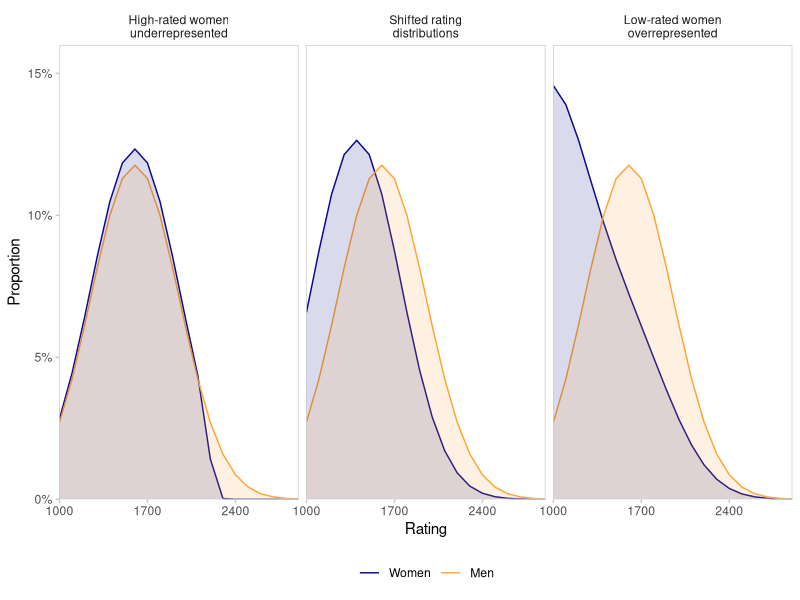

The R script that drew this image:
library(tidyverse)


tibble(Rating = seq(1000, 2900, by = 100)) %>%
  mutate(Men_1 = dnorm(Rating, 1600, 350), Men_2 = Men_1, Men_3 = Men_1) %>%
  mutate(Women_1 = Men_1 * (tanh((2200 - Rating) / 50) + 1) / 2) %>%
  mutate(Women_2 = dnorm(Rating, 1400, 350)) %>%
  mutate(Women_3 = Men_1 * (1 + 0.7*exp(-(Rating - 1500) / 180))) %>%
  pivot_longer(!Rating, values_to = "Proportion") %>%
  separate(col = name, into = c("gender", "scenario"), sep = "_") %>%
  mutate(Proportion = Proportion / sum(Proportion), .by = c(gender, scenario)) %>%
  mutate(gender = fct_relevel(gender, "Women", "Men")) %>%
  mutate(scenario = as_factor(case_when(
    scenario == "1" ~ str_c("High-rated women\nunderrepresented"),
    scenario == "2" ~ str_c("Shifted rating\ndistributions"),
    scenario == "3" ~ str_c("Low-rated women\noverrepresented")
  ))) %>%
  ggplot() +
  geom_line(aes(x = Rating, y = Proportion, colour = gender)) +
  geom_area(aes(x = Rating, y = Proportion, fill = gender),
            alpha = 0.15, position = "identity") +
  scale_x_continuous(expand = c(0, 0), breaks = c(1000, 1700, 2400)) +
  scale_y_continuous(labels = scales::percent, limits = c(0, 0.16),
                     breaks = c(0, 0.05, 0.1, 0.15), expand = c(0, 0)) +
  scale_colour_viridis_d(option = "C", end = 0.8) +
  scale_fill_viridis_d(option = "C", end = 0.8) +
  guides(fill = "none") +
  facet_wrap(~ scenario) +
  theme_minimal() +
  theme(panel.grid = element_blank(),
        axis.line = element_blank(),
        axis.ticks = element_line(colour = "grey80"),
        panel.border = element_rect(colour = "grey80", fill = NA),
        panel.background = element_blank(),
        legend.title = element_blank(),
        legend.position = "bottom",
        strip.background = element_blank(),
        strip.placement = "outside")
#ggsave("figures/conceptual.pdf", width = 4.8, height = 2.5)
